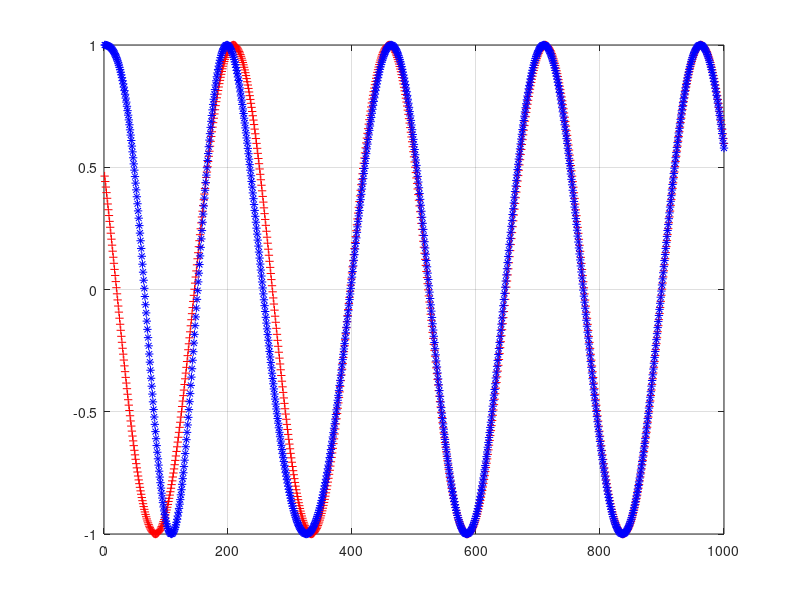
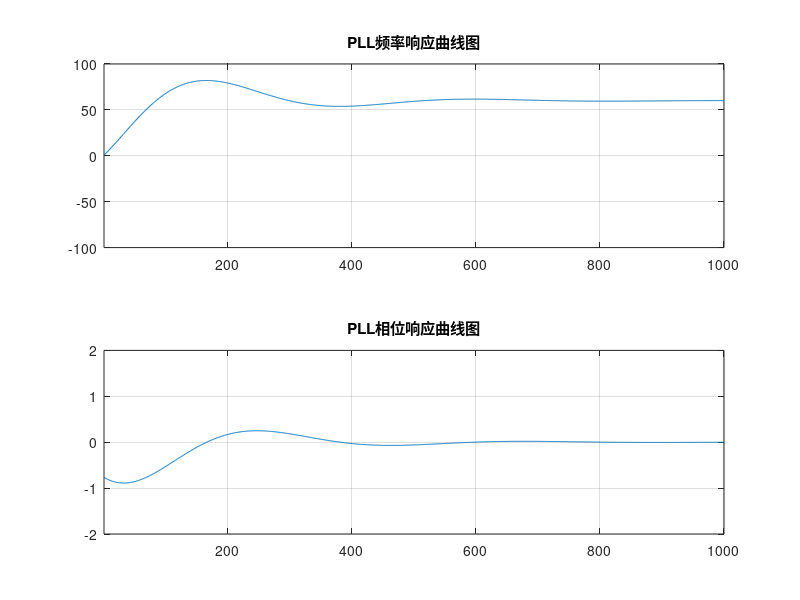

MATLAB code for these plots, in order:
clc;
clear all;

% 仿真数据长度
SimLens = 1000;

% 载波信号
Fs = 2400;
Ts = 1 / Fs;

Fsig = 60;

% 随机初相
Delta_Phase = rand(1)*2*pi;

SignalMod = exp(-1i*(Fsig/Fs * (1: SimLens) + Delta_Phase));

% 锁相环处理过程
Signal_PLL = zeros(SimLens, 1);
NCO_Phase = zeros(SimLens, 1);
nco = zeros(SimLens, 1);
Discriminator_Out = zeros(SimLens, 1);
Freq_Control = zeros(SimLens, 1);
PLL_Phase_Part = zeros(SimLens, 1);
PLL_Freq_Part = zeros(SimLens, 1);

% 环路参数
C1 = 0.012013;
C2 = 0.000247;

% 正交鉴相器
for i = 2 : SimLens
    Signal_PLL(i) = SignalMod(i) * exp(-1i * NCO_Phase(i-1));
    I_PLL(i) = real(Signal_PLL(i));
    Q_PLL(i) = imag(Signal_PLL(i));

    Discriminator_Out(i) = atan2(Q_PLL(i), I_PLL(i));

    PLL_Phase_Part(i) = Discriminator_Out(i) * C1;
    Freq_Control(i) = PLL_Phase_Part(i) + PLL_Freq_Part(i-1);

    NCO_Phase(i) = NCO_Phase(i-1) + Freq_Control(i);
    PLL_Freq_Part(i) = Discriminator_Out(i) * C2 + PLL_Freq_Part(i-1);
end

nco = cos(NCO_Phase);

figure;
plot(real(SignalMod), 'r+');
hold on;
plot(nco, 'b*');
hold on;
grid on;

figure
subplot(2,1,1)
plot(-PLL_Freq_Part(2: SimLens)*Fs);
grid on;
title('PLL频率响应曲线图');
axis([1 SimLens -100 100]);
subplot(2,1,2)
plot(PLL_Phase_Part(2: SimLens)*180/pi);
title('PLL相位响应曲线图');
axis([1 SimLens -2 2]);
grid on;

